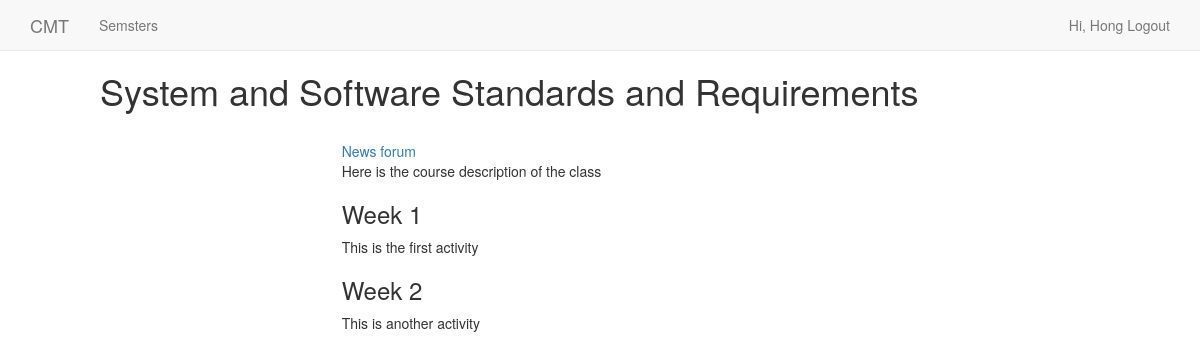
/semester/Spring-2015/system-and-software-standards-and-requirements (signed in), run on the app's committed database.
### student_accounts/models.py (models this page shows, shortened)
class MyUser(AbstractBaseUser):
    username = models.CharField(
    max_length=255,
    unique=True,
    )
    email = models.EmailField(
    verbose_name='email address',
    max_length=255,
    unique=True,
    )
    first_name= models.CharField(
    max_length=120,
    null=True,
    blank=True,
    )
    last_name= models.CharField(
    max_length=120,
    null=True,
    blank=True,
    )
    is_active = models.BooleanField(default=True)
    is_admin = models.BooleanField(default=False)
    cwid = models.IntegerField(blank=True, null=True)
    objects = MyUserManager()
    USERNAME_FIELD = 'username'
    REQUIRED_FIELDS = ['email']

### courses/models.py (models this page shows, shortened)
class Course(models.Model):
    title = models.CharField(max_length=120)
    course_code = models.CharField(max_length=20)
    unit = models.IntegerField(default=0)
    lecturer = models.CharField(max_length=40, blank=True)
    semester = models.ForeignKey("Semester", default=1)
    course_description = models.TextField(blank=True)
    currently_enrolled = models.BooleanField(default=True)
    slug = models.SlugField(unique=True, null=True, blank=True, max_length=120)
    objects = CourseManager()
    class Meta:
        unique_together = ('slug', 'semester')
    def get_forum_url(self):
        return reverse('discussion_list', kwargs={"course_slug": self.slug, "semester_slug": self.semester.slug})

### course_activities/models.py (models this page shows, shortened)
class Activity(models.Model):
    user = models.ForeignKey(MyUser)
    path = models.CharField(max_length=350)
    course = models.ForeignKey(Course, null=True, blank=True)
    title = models.CharField(max_length=350, blank=True)
    content = models.TextField()
    timestamp = models.DateTimeField(auto_now=False, auto_now_add=True)
    update = models.DateTimeField(auto_now=True, auto_now_add=False)
    objects = ActivityManager()

### courses/views.py (the view)
# urls.py: url(r'^semester/(?P<semester_slug>[\w-]+)/(?P<course_slug>[\w-]+)$', courses_views.course_detail, name='course_detail'),
@login_required
def course_detail(request, semester_slug, course_slug):
    try:
        semester = Semester.objects.get(slug=semester_slug)
    except:
        raise Http404
    try:
        course = Course.objects.get(slug=course_slug)
        activities = Activity.objects.filter(course=course)
        assignments = Assignment.objects.filter(course=course)
        return render(request, 'courses/course_detail.html',
                      {"course": course, "activities": activities, "assignments": assignments})
    except:
        raise Http404

### courses/models.py (called while the page is built)
    def get_queryset(self):
        return CourseQueryset(self.model, using=self._db)

### templates/courses/course_detail.html
{% extends 'base.html' %}
{% block content %}
	<div class="col-sm-offset-1">
		<h1>{{ course.title }}</h1><br/>
		<div class="col-sm-6 col-sm-offset-2">
			<table class="table">
				<div class="col-sm-offset-1">
				<a href="{{ course.get_forum_url }}">News forum</a><br/>
				{{ course.course_description|safe }}
				</div>
				{% for activity in activities %}
					<tr>
					<div class="col-sm-offset-1">
					<h3>{{ activity.title }}</h3>
					<p>{{ activity.content|safe }}</p>
					</div>
					</td></tr>
				{% endfor %}
			</table>
		</div>
	</div>
{% endblock %}

### templates/navbar.html (shortened to what this page needs)
    <nav class="navbar navbar-default navbar-static-top">
      <div class="container">
        <div class="navbar-header">
          <a class="navbar-brand" href="/">CMT</a>
        </div>
        <div id="navbar" class="navbar-collapse collapse">
          <ul class="nav navbar-nav">
            <li><a href="{% url 'semester_list' %}">Semsters</a></li>
           </ul>
          <ul class="nav navbar-nav navbar-right">
          {% if user.is_authenticated %}
            <li> <a href="{% url 'logout' %}">Hi, {{user.first_name}} Logout</a></li>
          {% else %}
            <li><a href="{% url 'login' %}">Login</a></li>
          {% endif %}
          </ul>
        </div>
      </div>
    </nav>

### templates/base.html (style rules this page uses)
body { min-height: 100%; min-width: 100%; }
.navbar-static-top { margin-bottom: 19px; }

### data on the page
MyUser: first_name "Hong"
Course: title "System and Software Standards and Requirements", course_description "Here is the course description of the class"
Activity: title "Week 1", content "This is the first activity"
Activity: title "Week 2", content "This is another activity"
